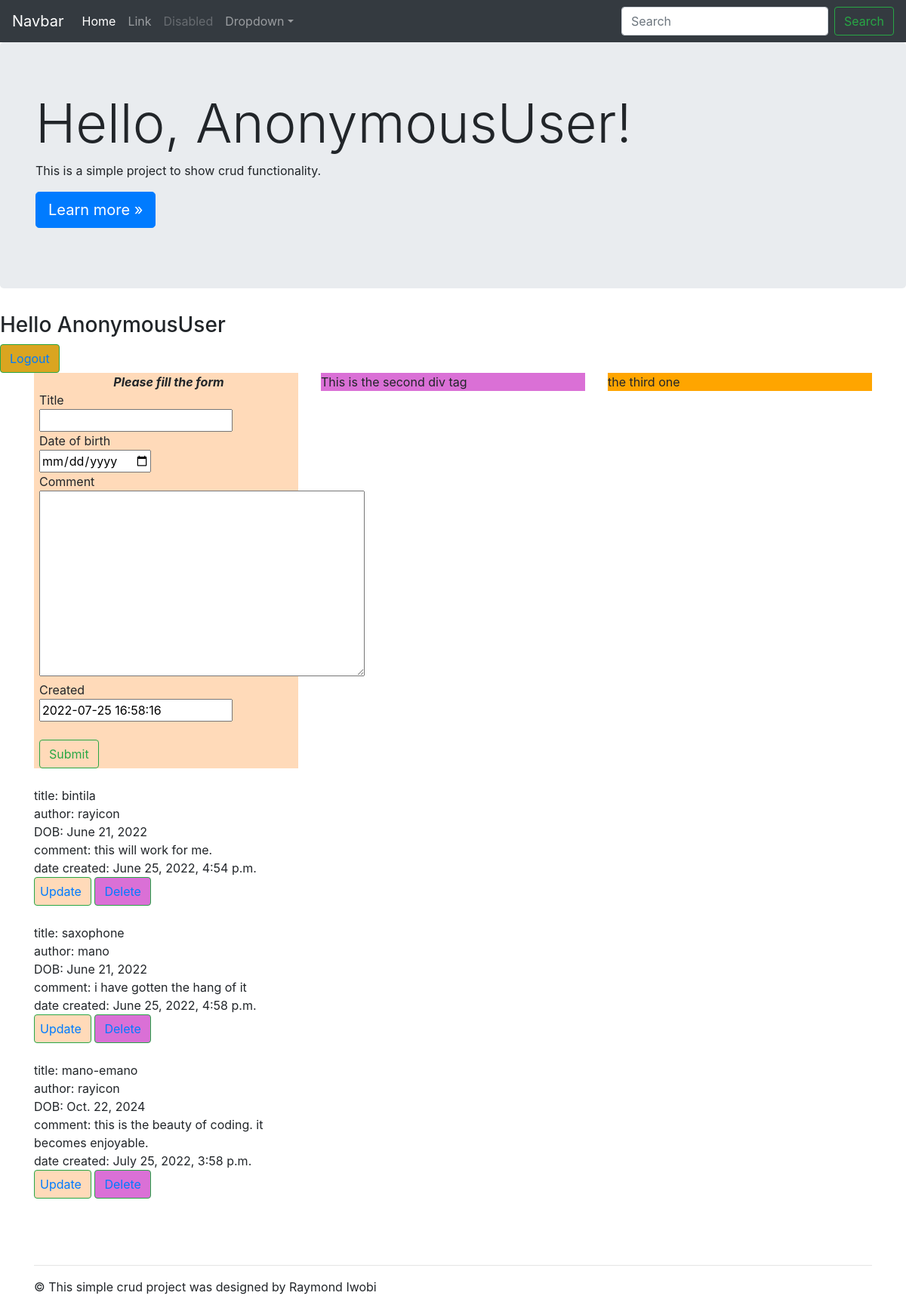
/home/, run on the app's committed database.
### postgmon/models.py (models this page shows, shortened)
class postgmodels(models.Model):
    title = models.CharField(max_length=30)
    author = models.ForeignKey(User, default=None, null=True, on_delete=models.CASCADE)
    date_of_birth = models.DateField()
    comment = models.TextField()
    created = models.DateTimeField(default=datetime.now())

### postgmon/views.py (the view)
# urls.py: 2. Add a URL to urlpatterns:  path('', views.home, name='home')
def home(request):
    flura = postgmodels.objects.all()
    floxy = postgform()
    if request.method == "POST":
        floxy = postgform(request.POST)
        if floxy.is_valid():
            tiler = floxy.save(commit=False)
            tiler.author = request.user
            tiler.save()
    context = {'flura':flura, 'floxy':floxy}
    return render(request, 'home.html', context)

### postgmon/forms.py
class postgform(forms.ModelForm):
    class Meta:
        model= postgmodels
        fields= ['title', 'comment', 'created', 'date_of_birth']
        widgets = {'date_of_birth': dateinput}

### postgmon/templates/home.html (shortened to what this page needs)
{% extends 'base.html' %}
{% load static %}
{% block content %}
<h3>Hello {{request.user}}</h3>
<div class="btn btn-outline-success my-2 my-sm-0 vox"><a href="{% url 'logoutuser' %}">Logout</a></div>
<div class="container">
    <div class="row">
    <div class="col-md-4">
        <div class="sax">
            <form method="POST" >
                <div class="">
                <center class="lok">Please fill the form</center>
                <div>{{floxy.title.label}}</div>
                <div>{{floxy.title}}</div>
                <div>{{floxy.date_of_birth.label}}</div>
                <div>{{floxy.date_of_birth}}</div>
                <div>{{floxy.comment.label}}</div>
                <div>{{floxy.comment}}</div>
                <div>{{floxy.created.label}}</div>
                <div>{{floxy.created}}</div> <br />
                <input type="submit" value="Submit" class="btn btn-outline-success my-2 my-sm-0">
                </div>
            </form>
            </div>
            <div>
            {% for flo in flura %}
            <br />
            <div>title: {{flo.title}}</div>
            <div>author: {{flo.author}}</div>
            <div>DOB: {{flo.date_of_birth}}</div>
            <div>comment: {{flo.comment}}</div>
            <div>date created: {{flo.created}}</div>
            <div class="btn btn-outline-success my-2 my-sm-0 sax"><a href="{% url 'update' flo.id %}">Update</a></div>
            <div class="btn btn-outline-success my-2 my-sm-0 clim"><a href="{% url 'delete' flo.id %}">Delete</a></div>
            <br/>
            {% endfor %}
        </div>
        </div>
    <div class="col-md-4">
        <div class="clim">
            This is the second div tag
        </div>
    </div>
    <div class="col-md-4">
        <div class="orange">
            the third one
        </div>
    </div>
</div>
</div>
<br>
<br>
<br>
{% endblock %}

### postgmon/templates/base.html (shortened to what this page needs)
{% load  static %}
<!doctype html>
<html lang="en">
  <head>
<link href="{% static 'assets/dist/css/bootstrap.min.css' %}" rel="stylesheet">
    <link href="{% static 'jumbotron.css' %}" rel="stylesheet">
  </head>
  <body>
    <nav class="navbar navbar-expand-md navbar-dark fixed-top bg-dark">
  <a class="navbar-brand" href="#">Navbar</a>
  <div class="collapse navbar-collapse" id="navbarsExampleDefault">
    <ul class="navbar-nav mr-auto">
      <li class="nav-item active">
        <a class="nav-link" href="#">Home <span class="sr-only">(current)</span></a>
      </li>
      <li class="nav-item">
        <a class="nav-link" href="#">Link</a>
      </li>
      <li class="nav-item">
        <a class="nav-link disabled" href="#" tabindex="-1" aria-disabled="true">Disabled</a>
      </li>
      <li class="nav-item dropdown">
        <a class="nav-link dropdown-toggle" href="#" id="dropdown01" data-toggle="dropdown" aria-haspopup="true" aria-expanded="false">Dropdown</a>
      </li>
    </ul>
    <form class="form-inline my-2 my-lg-0">
      <input class="form-control mr-sm-2" type="text" placeholder="Search" aria-label="Search">
      <button class="btn btn-outline-success my-2 my-sm-0" type="submit">Search</button>
    </form>
  </div>
</nav>
<main role="main">
  <div class="jumbotron">
    <div class="container">
      <h1 class="display-3">Hello, {{request.user}}!</h1>
      <p>This is a simple project to show crud functionality.</p>
      <p><a class="btn btn-primary btn-lg" href="#" role="button">Learn more &raquo;</a></p>
    </div>
  </div>
  {% block content %}
    {% endblock %}
  <div class="container">
    <hr>
  </div>
</main>
<footer class="container">
  <p>&copy; This simple crud project was designed by Raymond Iwobi</p>
</footer>
</html>

### postgmon/static/jumbotron.css (style rules this page uses)
body { padding-top: 3.5rem; }

### postgmon/templates/home.html (style rules this page uses)
.orange { background-color: orange; }
.clim { background-color:orchid; }
.sax { background-color: peachpuff; margin-left: 0px; padding-left: 7px; }
.vox { background-color: goldenrod; }
.lok { font-style:oblique; font-weight:bolder; }

### data on the page
postgmodels: title "bintila", author "rayicon", date_of_birth "June 21, 2022", comment "this will work for me.", created "June 25, 2022, 4:54 p.m."
postgmodels: title "saxophone", author "mano", date_of_birth "June 21, 2022", comment "i have gotten the hang of it", created "June 25, 2022, 4:58 p.m."
postgmodels: title "mano-emano", author "rayicon", date_of_birth "Oct. 22, 2024", comment "this is the beauty of coding. it becomes enjoyable.", created "July 25, 2022, 3:58 p.m."

### other printed values
{{ request.user }} "AnonymousUser"
{{ floxy.title.label }} "Title"
{{ floxy.date_of_birth.label }} "Date of birth"
{{ floxy.comment.label }} "Comment"
{{ floxy.created.label }} "Created"
